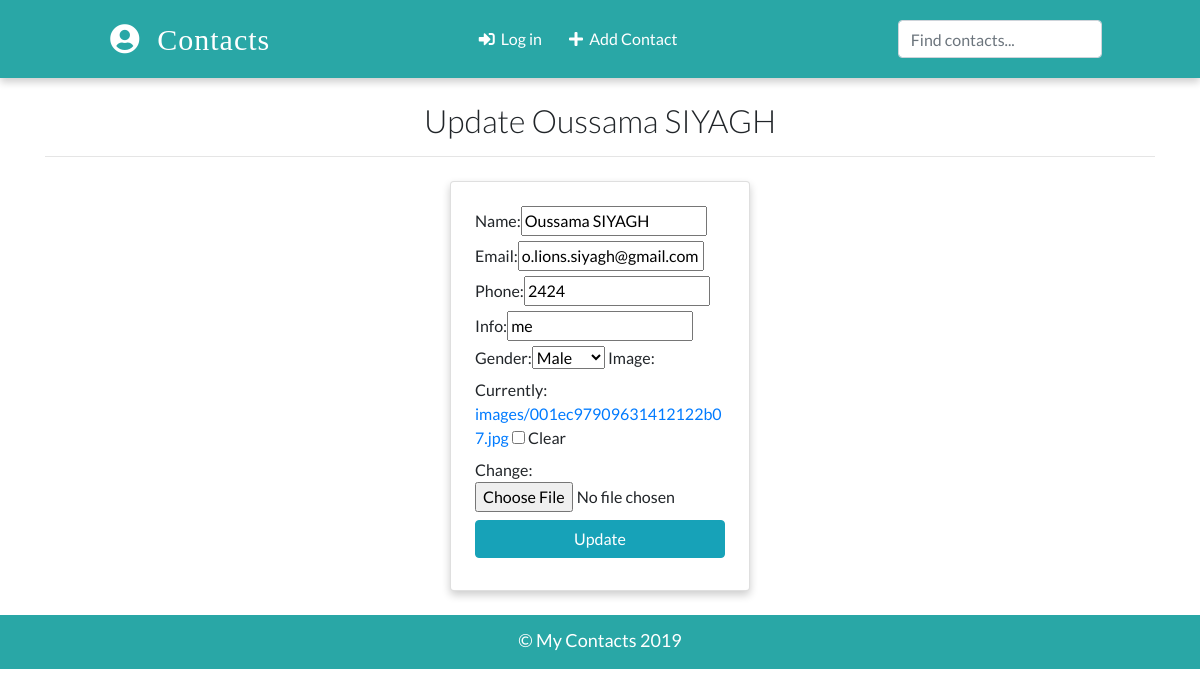
/contacts/update/2, run on an earlier commit of the app's database.
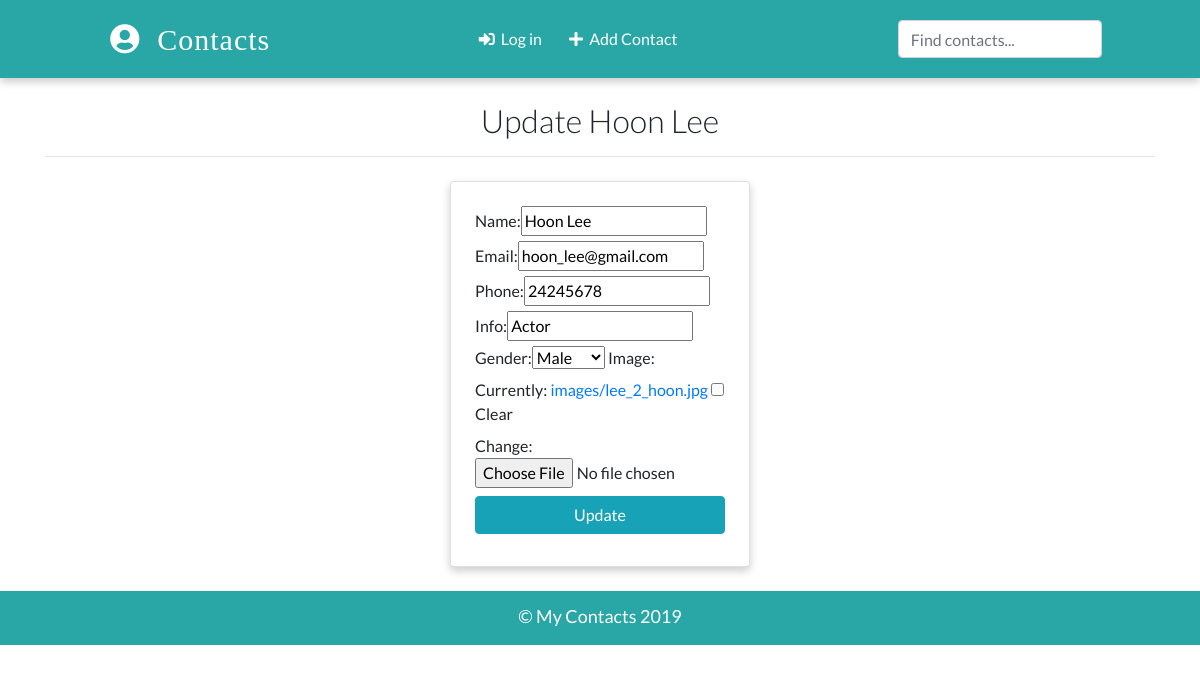
And on a later commit of the database.
### app/models.py (models this page shows)
class Contact(models.Model):
    name = models.CharField(max_length=20)
    email = models.EmailField(max_length=100)
    phone = models.IntegerField()
    info = models.CharField(max_length=30)
    gender = models.CharField(max_length=50, choices=(('male', 'Male'), ('female', 'Female')))
    image = models.ImageField(upload_to='images/', blank=True)
    date_added = models.DateField(default=datetime.now)
    def __str__(self):
        return self.name

### app/views.py (the view, shortened to what this page needs)
# urls.py: path('contacts/update/<int:pk>', views.ContactUpdateView.as_view(), name="update"),
class ContactUpdateView(UpdateView):
    model = Contact
    template_name = 'update.html'
    fields = ['name', 'email', 'phone', 'info', 'gender', 'image']

### templates/update.html (shortened to what this page needs)
{% extends "base.html" %}
{% block content %}
<div class="container">
    <h2 class="heading font-weight-light text-center">Update {{contact}}</h2>
    <hr>
</div>
<div class="container w-25 card p-4 mt-4">
    <form action="" method="POST" enctype="multipart/form-data">
        {{form }}
        <input type="submit" value="Update" class="w-100  text-center my-2 btn btn-info">
    </form>
</div>
{% endblock content %}

What changed in the data, as far as the page shows it:
changed Contact "Male": name "Oussama SIYAGH" → "Hoon Lee"; email "o.lions.siyagh@gmail.com" → "hoon_lee@gmail.com"; phone "2424" → "24245678"; info "me" → "Actor"
Also different on the page:
text no longer shown: "Name: Email: Phone: Info: Gender: Image: Currently: images/001ec97909631412122b07.jpg Clear Change:"
text now shown: "Name: Email: Phone: Info: Gender: Image: Currently: images/lee_2_hoon.jpg Clear Change:"
